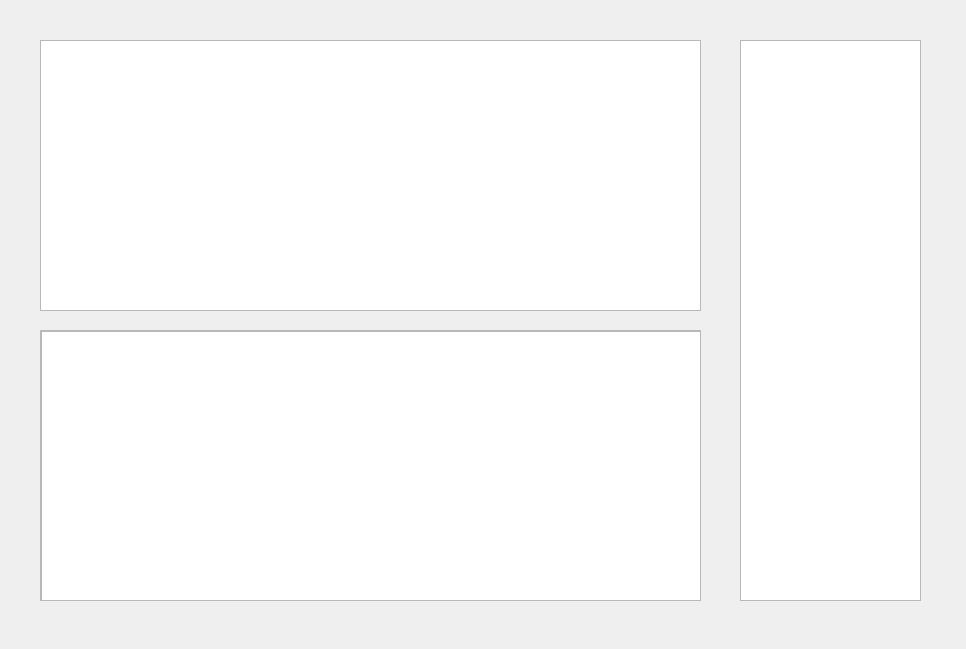
<?xml version="1.0" encoding="UTF-8"?>
<ui version="4.0">
 <class>Recipe</class>
 <widget class="QDialog" name="Recipe">
  <property name="geometry">
   <rect>
    <x>0</x>
    <y>0</y>
    <width>966</width>
    <height>649</height>
   </rect>
  </property>
  <property name="windowTitle">
   <string>Dialog</string>
  </property>
  <widget class="QScrollArea" name="scrollArea">
   <property name="geometry">
    <rect>
     <x>40</x>
     <y>330</y>
     <width>661</width>
     <height>271</height>
    </rect>
   </property>
   <property name="widgetResizable">
    <bool>true</bool>
   </property>
   <widget class="QWidget" name="scrollAreaWidgetContents">
    <property name="geometry">
     <rect>
      <x>0</x>
      <y>0</y>
      <width>659</width>
      <height>269</height>
     </rect>
    </property>
    <widget class="QTextEdit" name="textEdit">
     <property name="geometry">
      <rect>
       <x>0</x>
       <y>0</y>
       <width>661</width>
       <height>511</height>
      </rect>
     </property>
    </widget>
   </widget>
  </widget>
  <widget class="QListView" name="listView">
   <property name="geometry">
    <rect>
     <x>740</x>
     <y>40</y>
     <width>181</width>
     <height>561</height>
    </rect>
   </property>
  </widget>
  <widget class="QGraphicsView" name="graphicsView">
   <property name="geometry">
    <rect>
     <x>40</x>
     <y>40</y>
     <width>661</width>
     <height>271</height>
    </rect>
   </property>
  </widget>
 </widget>
 <resources/>
 <connections/>
</ui>
